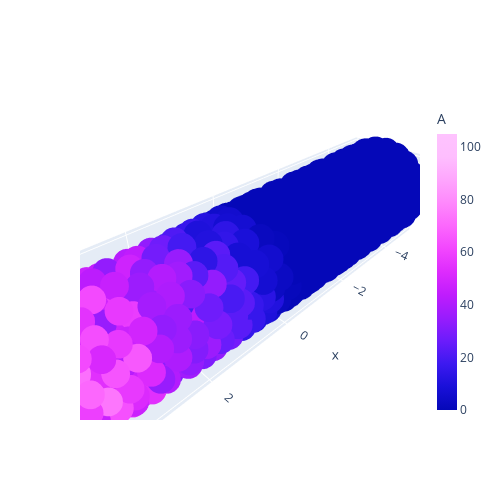

The notebook cell this image was saved under:
### Code cell
result.plot_species("A", t_ndx=-1, size=10)

### Figure 1 — Plotly figure (JSON) as saved in the notebook; plotly's stock layout.template omitted (floating-point values rounded to 4 significant figures; data arrays with more than 128 entries replaced by an {"elided": "..."} marker saying what was removed)
{"data": [{"marker": {"color": {"elided": "1059 int values"}, "colorbar": {"thickness": 20, "title": {"text": "A"}}, "colorscale": [[0, "#0508b8"], [0.08333, "#1910d8"], [0.1667, "#3c19f0"], [0.25, "#6b1cfb"], [0.3333, "#981cfd"], [0.4167, "#bf1cfd"], [0.5, "#dd2bfd"], [0.5833, "#f246fe"], [0.6667, "#fc67fd"], [0.75, "#fe88fc"], [0.8333, "#fea5fd"], [0.9167, "#febefe"], [1, "#fec3fe"]], "size": 10}, "mode": "markers", "name": "A", "type": "scatter3d", "x": {"elided": "1059 float values"}, "y": {"elided": "1059 float values"}, "z": {"elided": "1059 float values"}}], "layout": {"height": 500, "scene": {"aspectmode": "data"}, "width": 500, "xaxis": {"range": [-5, 5]}, "yaxis": {"range": [-1, 1.0]}}}
